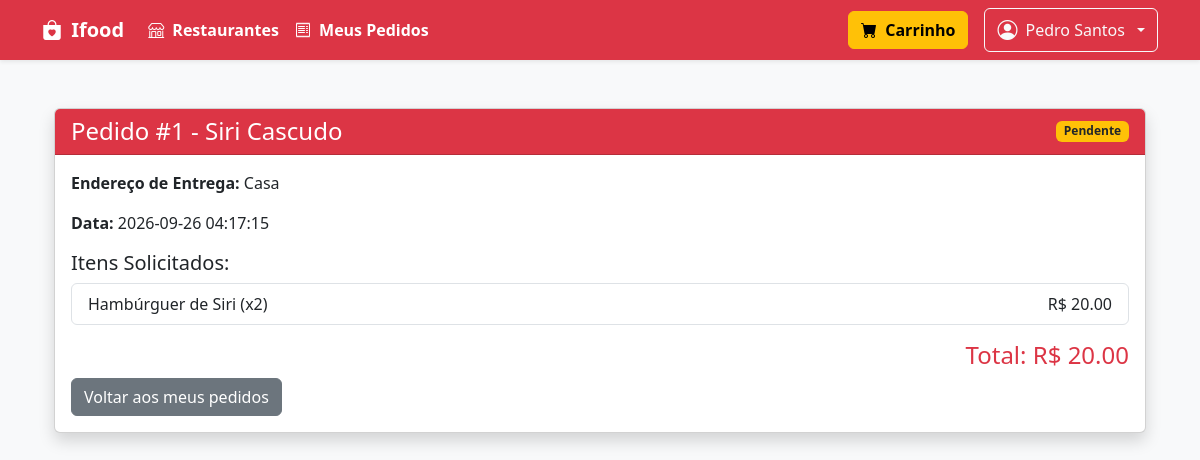
/pedidos/pedido/1 (signed in), run on the app's committed database.
### tables this page shows
CREATE TABLE pedidos (
    id INTEGER PRIMARY KEY AUTOINCREMENT,
    usuario_id INTEGER NOT NULL,
    restaurante_id INTEGER NOT NULL,
    status TEXT DEFAULT 'Pendente',
    valor_total REAL NOT NULL,
    endereco_entrega TEXT NOT NULL,
    criado_em DATETIME DEFAULT CURRENT_TIMESTAMP,
    FOREIGN KEY (usuario_id) REFERENCES usuarios(id),
    FOREIGN KEY (restaurante_id) REFERENCES restaurantes(id)
);

CREATE TABLE restaurantes (
    id INTEGER PRIMARY KEY AUTOINCREMENT,
    nome TEXT NOT NULL,
    categoria TEXT NOT NULL,
    endereco TEXT NOT NULL,
    telefone TEXT,
    taxa_entrega REAL DEFAULT 0.0,
    ativo INTEGER DEFAULT 1,
    criado_em DATETIME DEFAULT CURRENT_TIMESTAMP
);

CREATE TABLE itens_pedido (
    id INTEGER PRIMARY KEY AUTOINCREMENT,
    pedido_id INTEGER NOT NULL,
    refeicao_id INTEGER NOT NULL,
    quantidade INTEGER NOT NULL,
    preco_unitario REAL NOT NULL,
    FOREIGN KEY (pedido_id) REFERENCES pedidos(id) ON DELETE CASCADE,
    FOREIGN KEY (refeicao_id) REFERENCES refeicoes(id)
);

CREATE TABLE refeicoes (
    id INTEGER PRIMARY KEY AUTOINCREMENT,
    restaurante_id INTEGER NOT NULL,
    nome TEXT NOT NULL,
    descricao TEXT,
    preco REAL NOT NULL,
    disponivel INTEGER DEFAULT 1,
    FOREIGN KEY (restaurante_id) REFERENCES restaurantes(id) ON DELETE CASCADE
);

### src/routes/pedidos.py (the view)
@pedidos_bp.route('/pedido/<int:id>')
def detalhes(id):
    if 'user' not in session:
        return redirect(url_for('auth.login'))
    dados = PedidoModel.buscar_por_id(id)
    if not dados:
        flash('Pedido não encontrado.', 'danger')
        return redirect(url_for('pedidos.meus_pedidos'))
    return render_template('pedidos/detalhes.html', pedido=dados['pedido'], itens=dados['itens'])

### src/db.py (called while the page is built)
def get_db():
    if 'db' not in g:
        g.db = sqlite3.connect(Config.DATABASE_PATH)
        g.db.row_factory = sqlite3.Row
        g.db.execute("PRAGMA foreign_keys = ON;")
    return g.db

### src/models/pedido.py (called while the page is built)
    @staticmethod
    def buscar_por_id(pedido_id):
        db = get_db()
        pedido = db.execute(
            """
            SELECT p.*, r.nome as restaurante_nome
            FROM pedidos p
            JOIN restaurantes r ON p.restaurante_id = r.id
            WHERE p.id = ?
            """,
            (pedido_id,)
        ).fetchone()
        if not pedido:
            return None
        itens = db.execute(
            """
            SELECT ip.*, ref.nome as refeicao_nome
            FROM itens_pedido ip
            JOIN refeicoes ref ON ip.refeicao_id = ref.id
            WHERE ip.pedido_id = ?
            """,
            (pedido_id,)
        ).fetchall()
        return {'pedido': pedido, 'itens': itens}

### src/templates/pedidos/detalhes.html
{% extends 'base.html' %}
{% block content %}
<div class="container my-4">
  <div class="card shadow">
    <div class="card-header bg-danger text-white d-flex justify-content-between align-items-center">
      <h4 class="m-0">Pedido #{{ pedido.id }} - {{ pedido.restaurante_nome }}</h4>
      <span class="badge bg-warning text-dark">{{ pedido.status }}</span>
    </div>
    <div class="card-body">
      <p><strong>Endereço de Entrega:</strong> {{ pedido.endereco_entrega }}</p>
      <p><strong>Data:</strong> {{ pedido.criado_em }}</p>
      <h5>Itens Solicitados:</h5>
      <ul class="list-group mb-3">
        {% for item in itens %}
          <li class="list-group-item d-flex justify-content-between align-items-center">
            {{ item.refeicao_nome }} (x{{ item.quantidade }})
            <span>R$ {{ "%.2f"|format(item.preco_unitario * item.quantidade) }}</span>
          </li>
        {% endfor %}
      </ul>
      <h4 class="text-end text-danger">Total: R$ {{ "%.2f"|format(pedido.valor_total) }}</h4>
      <a href="{{ url_for('pedidos.meus_pedidos') }}" class="btn btn-secondary">Voltar aos meus pedidos</a>
    </div>
  </div>
</div>
{% endblock %}

### data on the page
pedidos: id "1", status "Pendente", endereco_entrega "Casa", criado_em "2026-09-26 04:17:15", valor_total "20.00"
restaurantes: restaurante_nome "Siri Cascudo"
itens_pedido: refeicao_nome "Hambúrguer de Siri", quantidade "2", item.preco_unitario*item.quantidade "20.00"

### other printed values
{{ usuario.get('nome', 'Utilizador') }} "Pedro Santos"
